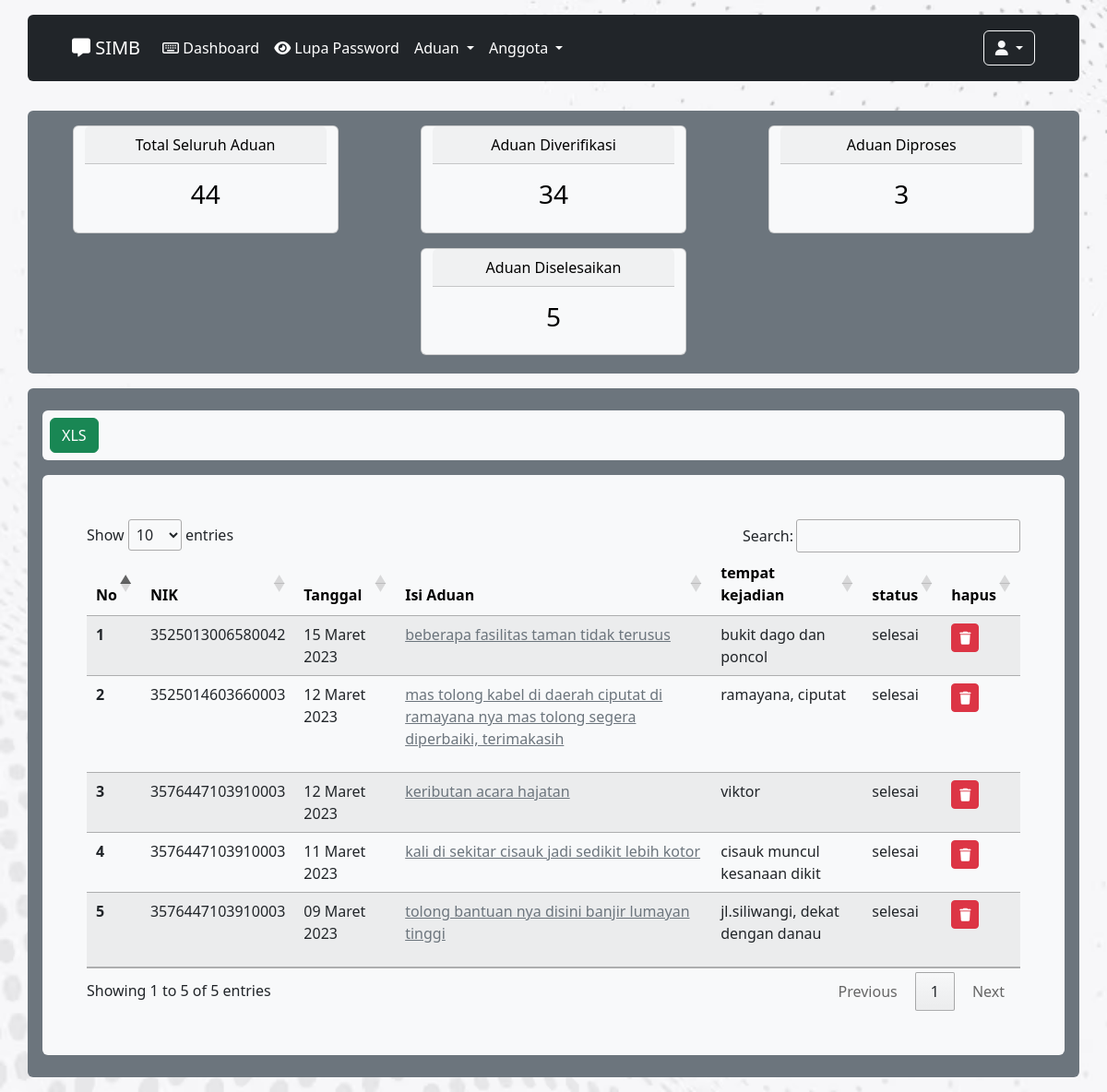
/tampil_aduan_diselesaikan.php (signed in), run on the app's committed database.
### tables this page shows
CREATE TABLE `pengaduan` (
  `id_pengaduan` int(11) NOT NULL,
  `tgl_pengaduan` date NOT NULL,
  `nik` varchar(16) NOT NULL,
  `tempat_kejadian` text NOT NULL,
  `isi_laporan` text NOT NULL,
  `foto` varchar(255) NOT NULL,
  `status` enum('diverifikasi','diproses','selesai','tidak valid') NOT NULL
);

### function_tanggal.php (called while the page is built)
<?php function tgl($tgl_id){
    $tgl_id = explode('-', $tgl_id);
    $bu = $tgl_id['1'];
    if ($bu == 1){
        $bu_id = 'Januari';
    } else if($bu == 2){
        $bu_id = 'Februari';
    } else if($bu == 3){
        $bu_id = 'Maret';
    } else if($bu == 4){
        $bu_id = 'April';
    } else if($bu == 5){
        $bu_id = 'Mei';
    } else if($bu == 6){
        $bu_id = 'Juni';
    } else if($bu == 7){
        $bu_id = 'Juli';
    } else if($bu == 8){
        $bu_id = 'Agustus';
    } else if($bu == 9){
        $bu_id = 'September';
    } else if($bu == 10){
        $bu_id = 'Oktober';
    } else if($bu == 11){
        $bu_id = 'November';
    } else{
        $bu_id = 'Desember';
    }
    $tanggal_utuh_yang_sangat_benar = $tgl_id['2']." ".$bu_id." ".$tgl_id['0'];
    return $tanggal_utuh_yang_sangat_benar;
}
?>

### tampil_aduan_diselesaikan.php (the view, shortened to what this page needs)
<?php
        if(!empty($_SESSION['nik_login']))
        {
        include "header2.php";
        include "koneksi.php";
        include "function_tanggal.php";
            $nik_login = $_SESSION['nik_login'];
            $level = $_SESSION['level'];
            if($level == 'masyarakat')
            {
                $sql_peng_all = "SELECT * FROM pengaduan WHERE nik = '$nik_login' ";
                $eks_peng_all = mysqli_query($koneksi, $sql_peng_all);
                $jml_peng_all = mysqli_num_rows($eks_peng_all);
                $sql_peng_vrf = "SELECT * FROM pengaduan WHERE nik = '$nik_login' and status = 'diverifikasi'";
                $eks_peng_vrf = mysqli_query($koneksi, $sql_peng_vrf);
                $jml_peng_vrf = mysqli_num_rows($eks_peng_vrf);
                $sql_peng_pros = "SELECT * FROM pengaduan WHERE nik = '$nik_login' and status = 'diproses' ";
                $eks_peng_pros = mysqli_query($koneksi, $sql_peng_pros);
                $jml_peng_pros = mysqli_num_rows($eks_peng_pros);
                $sql_peng_selesai = "SELECT * FROM pengaduan WHERE nik = '$nik_login' and status = 'selesai' order by id_pengaduan DESC";
                $eks_peng_selesai = mysqli_query($koneksi, $sql_peng_selesai);
                $jml_peng_selesai = mysqli_num_rows($eks_peng_selesai);
                $sql_peng_tdk_valid= "SELECT * FROM pengaduan WHERE nik = '$nik_login' and status = 'tidak valid'";
                $eks_peng_tdk_valid= mysqli_query($koneksi, $sql_peng_tdk_valid);
                $jml_peng_tdk_valid= mysqli_num_rows($eks_peng_tdk_valid);
            }
            else
            {
                $sql_peng_all = "SELECT * FROM pengaduan ";
                $eks_peng_all = mysqli_query($koneksi, $sql_peng_all);
                $jml_peng_all = mysqli_num_rows($eks_peng_all);
                $sql_peng_vrf = "SELECT * FROM pengaduan WHERE status = 'diverifikasi'";
                $eks_peng_vrf = mysqli_query($koneksi, $sql_peng_vrf);
                $jml_peng_vrf = mysqli_num_rows($eks_peng_vrf);
                $sql_peng_pros = "SELECT * FROM pengaduan WHERE status = 'diproses' ";
                $eks_peng_pros = mysqli_query($koneksi, $sql_peng_pros);
                $jml_peng_pros = mysqli_num_rows($eks_peng_pros);
                $sql_peng_selesai = "SELECT * FROM pengaduan WHERE status = 'selesai' order by id_pengaduan DESC";
                $eks_peng_selesai = mysqli_query($koneksi, $sql_peng_selesai);
                $jml_peng_selesai = mysqli_num_rows($eks_peng_selesai);
            }
?>
<div class="container-fluid">
    <?php
            include "navbar2.php";
        ?>
    <div class="container bg-secondary rounded px-3 pt-3 pb-1 my-3">
        <div class="row d-flex justify-content-around">
            <div class="card text-bg-light mb-3 text-center" style="max-width: 18rem;">
                <div class="card-header">Total Seluruh Aduan</div>
                <div class="card-body">
                    <h3 class="card-title"><?php echo $jml_peng_all; ?></h3>
                </div>
            </div>
            <div class="card text-bg-light mb-3 text-center" style="max-width: 18rem;">
                <div class="card-header">Aduan Diverifikasi</div>
                <div class="card-body">
                    <h3 class="card-title"><?php echo $jml_peng_vrf; ?></h3>
                </div>
            </div>
            <div class="card text-bg-light mb-3 text-center" style="max-width: 18rem;">
                <div class="card-header">Aduan Diproses</div>
                <div class="card-body">
                    <h3 class="card-title"><?php echo $jml_peng_pros; ?></h3>
                </div>
            </div>
            <div class="card text-bg-light mb-3 text-center" style="max-width: 18rem;">
                <div class="card-header">Aduan Diselesaikan</div>
                <div class="card-body">
                    <h3 class="card-title"><?php echo $jml_peng_selesai; ?></h3>
                </div>
            </div>
        </div>
    </div>
    <div class="container bg-secondary rounded px-3 py-4 my-3">
        <?php
         if($level == 'admin')
         {
        ?>
        <div class="mb-3 bg-light py-2 rounded px-2">
            <a href="report_selesai.php" class="btn btn-success">XLS</a>
        </div>
        <?php
         }
        ?>
        <div class="rounded bg-light">
            <div class="py-5 px-5">
                <div class="table-responsive">
                    <table class="table table-striped" id="example">
                        <thead>
                            <tr class="table-light">
                                <th scope="col">No</th>
                                <?php
                                    if($level != 'masyarakat')
                                    {
                                    ?>
                                <th scope="col">NIK</th>
                                <?php
                                        }
                                    ?>
                                <th scope="col">Tanggal</th>
                                <th scope="col">Isi Aduan</th>
                                <th scope="col">tempat kejadian</th>
                                <th scope="col">status</th>
                                <?php
                                    if($level == 'admin')
                                    {
                                    ?>
                                <th scope="col">hapus</th>
                                <?php
                                    }
                                    ?>
                            </tr>
                        </thead>
                        <tbody>
                            <tr>
                                <?php
                                $no = 1;
                                while($data = mysqli_fetch_array($eks_peng_selesai))
                                {
                                ?>
                                <th scope="row"><?php echo $no; ?></th>
                                <?php
                                    if($level != 'masyarakat')
                                    {
                                    ?>
                                <td><?php echo $data['nik']; ?></td>
                                <?php
                                    }
                                    ?>
                                <td><?php echo tgl($data['tgl_pengaduan']); ?></td>
                                <td><a href="pengaduan_detail.php?id_pengaduan=<?php echo $data['id_pengaduan']; ?>"
                                        class="text-secondary"><?php echo $data['isi_laporan']; ?></td>
                                <td><?php echo $data['tempat_kejadian']; ?></td>
                                <td><?php echo $data['status']; ?></td>
                                <?php
                                    if($level == 'admin')
                                    {
                                    ?>
                                <td><a class="btn btn-sm btn-danger"
                                        href="hapus_aduan.php?id_pengaduan=<?php echo $data['id_pengaduan']; ?>"><i class="fas fa-trash"></i></a>
                                </td>
                                <?php
                                    }
                                    ?>
                            </tr>
                            <?php
                               $no++;
                                }
                            ?>
                        </tbody>
                    </table>
                </div>
            </div>
        </div>
    </div>
</div>
<?php
    include "footer2.php";
    }
    else
    {
        header("location:form_login.php");
    }
?>

### data on the page
pengaduan: nik "3525013006580042", tgl_pengaduan "15 Maret 2023", isi_laporan "beberapa fasilitas taman tidak terusus", tempat_kejadian "bukit dago dan poncol", status "selesai"
pengaduan: nik "3525014603660003", tgl_pengaduan "12 Maret 2023", isi_laporan "mas tolong kabel di daerah ciputat di ramayana nya mas tolong segera diperbaiki, terimakasih", tempat_kejadian "ramayana, ciputat", status "selesai"
pengaduan: nik "3576447103910003", tgl_pengaduan "12 Maret 2023", isi_laporan "keributan acara hajatan", tempat_kejadian "viktor", status "selesai"
pengaduan: nik "3576447103910003", tgl_pengaduan "11 Maret 2023", isi_laporan "kali di sekitar cisauk jadi sedikit lebih kotor", tempat_kejadian "cisauk muncul kesanaan dikit", status "selesai"
pengaduan: nik "3576447103910003", tgl_pengaduan "09 Maret 2023", isi_laporan "tolong bantuan nya disini banjir lumayan tinggi", tempat_kejadian "jl.siliwangi, dekat dengan danau", status "selesai"

### other printed values
$jml_peng_all "44"
$jml_peng_vrf "34"
$jml_peng_pros "3"
$jml_peng_selesai "5"
